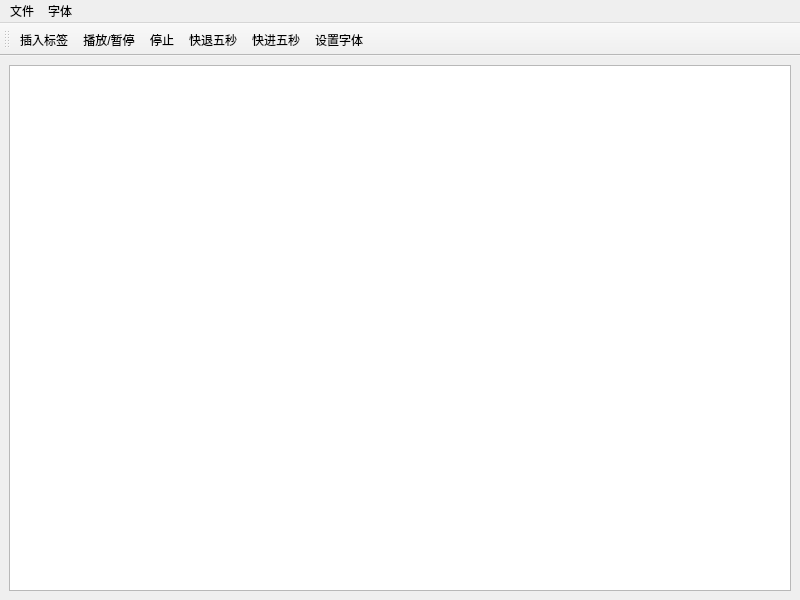
<?xml version="1.0" encoding="UTF-8"?>
<ui version="4.0">
 <class>EditLrc</class>
 <widget class="QMainWindow" name="EditLrc">
  <property name="geometry">
   <rect>
    <x>0</x>
    <y>0</y>
    <width>800</width>
    <height>600</height>
   </rect>
  </property>
  <property name="windowTitle">
   <string>EditLrc</string>
  </property>
  <widget class="QWidget" name="centralwidget">
   <layout class="QVBoxLayout" name="verticalLayout">
    <item>
     <widget class="QPlainTextEdit" name="plainTextEdit">
      <property name="focusPolicy">
       <enum>Qt::ClickFocus</enum>
      </property>
      <property name="lineWrapMode">
       <enum>QPlainTextEdit::NoWrap</enum>
      </property>
     </widget>
    </item>
   </layout>
  </widget>
  <widget class="QMenuBar" name="menubar">
   <property name="geometry">
    <rect>
     <x>0</x>
     <y>0</y>
     <width>800</width>
     <height>23</height>
    </rect>
   </property>
   <widget class="QMenu" name="menuFiles">
    <property name="title">
     <string>文件</string>
    </property>
    <addaction name="actionOpen"/>
    <addaction name="actionNew"/>
    <addaction name="actionSave"/>
    <addaction name="actionSave_as"/>
    <addaction name="actionClose"/>
   </widget>
   <widget class="QMenu" name="menuFont">
    <property name="title">
     <string>字体</string>
    </property>
    <addaction name="actionFont"/>
   </widget>
   <addaction name="menuFiles"/>
   <addaction name="menuFont"/>
  </widget>
  <widget class="QToolBar" name="toolBar">
   <property name="windowTitle">
    <string>toolBar</string>
   </property>
   <property name="iconSize">
    <size>
     <width>36</width>
     <height>36</height>
    </size>
   </property>
   <property name="toolButtonStyle">
    <enum>Qt::ToolButtonTextUnderIcon</enum>
   </property>
   <attribute name="toolBarArea">
    <enum>TopToolBarArea</enum>
   </attribute>
   <attribute name="toolBarBreak">
    <bool>false</bool>
   </attribute>
   <addaction name="actionInsert"/>
   <addaction name="actionPlay"/>
   <addaction name="actionStop"/>
   <addaction name="actionRewind"/>
   <addaction name="actionFastForward"/>
   <addaction name="actionFont"/>
  </widget>
  <action name="actionNew">
   <property name="icon">
    <iconset resource="icon.qrc">
     <normaloff>:/icon/Icon/new_file_512px_1187338_easyicon.net.png</normaloff>:/icon/Icon/new_file_512px_1187338_easyicon.net.png</iconset>
   </property>
   <property name="text">
    <string>新建</string>
   </property>
  </action>
  <action name="actionOpen">
   <property name="icon">
    <iconset resource="icon.qrc">
     <normaloff>:/icon/Icon/OpenFile.png</normaloff>:/icon/Icon/OpenFile.png</iconset>
   </property>
   <property name="text">
    <string>打开</string>
   </property>
   <property name="shortcut">
    <string>Ctrl+O</string>
   </property>
  </action>
  <action name="actionSave">
   <property name="icon">
    <iconset resource="icon.qrc">
     <normaloff>:/icon/Icon/Save_512px_1186318_easyicon.net.png</normaloff>:/icon/Icon/Save_512px_1186318_easyicon.net.png</iconset>
   </property>
   <property name="text">
    <string>保存</string>
   </property>
   <property name="shortcut">
    <string>Ctrl+S</string>
   </property>
  </action>
  <action name="actionSave_as">
   <property name="icon">
    <iconset resource="icon.qrc">
     <normaloff>:/icon/Icon/Save_as_512px_1186319_easyicon.net.png</normaloff>:/icon/Icon/Save_as_512px_1186319_easyicon.net.png</iconset>
   </property>
   <property name="text">
    <string>另存为</string>
   </property>
   <property name="shortcut">
    <string>Ctrl+Shift+S</string>
   </property>
  </action>
  <action name="actionInsert">
   <property name="icon">
    <iconset resource="icon.qrc">
     <normaloff>:/icon/Icon/Plus.png</normaloff>:/icon/Icon/Plus.png</iconset>
   </property>
   <property name="text">
    <string>插入标签</string>
   </property>
  </action>
  <action name="actionClose">
   <property name="icon">
    <iconset resource="icon.qrc">
     <normaloff>:/icon/Icon/Close.png</normaloff>:/icon/Icon/Close.png</iconset>
   </property>
   <property name="text">
    <string>关闭</string>
   </property>
  </action>
  <action name="actionFastForward">
   <property name="icon">
    <iconset resource="icon.qrc">
     <normaloff>:/icon/Icon/FastForward.png</normaloff>:/icon/Icon/FastForward.png</iconset>
   </property>
   <property name="text">
    <string>快进五秒</string>
   </property>
   <property name="shortcut">
    <string>Ctrl+Right</string>
   </property>
  </action>
  <action name="actionRewind">
   <property name="icon">
    <iconset resource="icon.qrc">
     <normaloff>:/icon/Icon/Rewind.png</normaloff>:/icon/Icon/Rewind.png</iconset>
   </property>
   <property name="text">
    <string>快退五秒</string>
   </property>
   <property name="shortcut">
    <string>Ctrl+Left</string>
   </property>
  </action>
  <action name="actionFont">
   <property name="icon">
    <iconset resource="icon.qrc">
     <normaloff>:/icon/Icon/Font.png</normaloff>:/icon/Icon/Font.png</iconset>
   </property>
   <property name="text">
    <string>设置字体</string>
   </property>
  </action>
  <action name="actionPlay">
   <property name="icon">
    <iconset resource="icon.qrc">
     <normaloff>:/icon/Icon/Play.png</normaloff>:/icon/Icon/Play.png</iconset>
   </property>
   <property name="text">
    <string>播放/暂停</string>
   </property>
  </action>
  <action name="actionStop">
   <property name="icon">
    <iconset resource="icon.qrc">
     <normaloff>:/icon/Icon/Stop.png</normaloff>:/icon/Icon/Stop.png</iconset>
   </property>
   <property name="text">
    <string>停止</string>
   </property>
  </action>
 </widget>
 <resources>
  <include location="icon.qrc"/>
 </resources>
 <connections/>
</ui>
